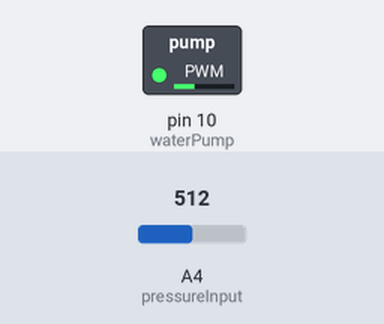
Simulated run of this sketch. Board: Arduino Uno, built with avr-gcc and run on an emulated ATmega328P. Shown: switched loads named in the sketch (green lamp = pin HIGH). The test bench sets the inputs (shaded band); at power-on: A4 (pressureInput) = 512. What the sketch prints to the serial monitor is not drawn.

Above: at 0.2 s.
Timing chart, 0 to 40.0 s (numbered marks = the images above):
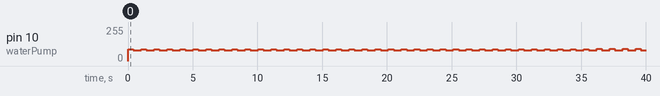

The sketch:

PressureIncreaseNoPID.ino
```cpp
/*=========================================================================
File Name: PressureIncreaseNoPID.ino
Description:
  This program's funtion is to pump vinegar at certain intervals
in order to reach a linear increase in pressure as close as possible.
This program does not utilize the data from pressure transducer and
therefore has no information feedback loop running, it is a simple
procedure the Arduino follows for a duration of 3 minutes and returns
a set of data. The information used from the transducer is used to graph
and analyze our results. Due to the transducer's high PSI range, creating
a PID would not make any sense as the information gathered from the
transducer is at such a low resolution. This low resolution meant that a
PID could be programmed easily but would not provide any benefits as it
would suffer greatly from its inaccuracy.
Author: Taha Twakkal
Date: 2021/11/15 -- Present.
=========================================================================*/

//Declaring variables
  #include <Wire.h>
  #include <HardwareSerial.h>

  //pressure transducer variables
    const int pressureInput = A4;                     // tells you where the input of the pressure readings on the arduino
    const float pressureZero =  99.0;                 // this is an analog number that represents the value of pressure read at 0psi based on the minimum voltage the transducer is running on(~0.5V)
    const float pressureMax = (1024 - pressureZero);  // this is an analog number that represents the value of pressure read at 500psi based on the maximum volts the transducer is running on(~4.5V)
    const int pressureTransducerMaxPSI = 500;         // max psi the transducer can read.
    const int sensorReadDelay = 100;                  // the delay at which the sensor reads and shows you the data at, in milliseconds.
    double maxPSIRead = 0;                            // this records the highest PSI read so far
    double pressureValue = 0;                         // this variable records the value of psi read from the arduinio's analog pin, pressureInput

  //Pump and operation of system variables
    const int baudRate = 9600;                        // int value to set the baud rate for reading stuff on the serial monitor
    int timer = 0;                                    // This variable is only used to allow t inside the for-loop to be used by operations outside of the for loop
    int timePoweredOff = 600;                         // the time in which the pump is inactive or idle
    int timePoweredOn = 400;                          // the time in which the pump is active
    const int waterPump = 10;                         // declares which digital pin will control the transistor that is running the water pump
    int pumpPowerRate = 0;                            // a range from 0-255, this variable relates to the percentage of power the pump is operating (0-255 = 0%-100%)


//initializing program
  void setup() {
    Serial.begin(baudRate);                           // initializes the serial monitor
    pinMode(waterPump, OUTPUT);                       // initializes the water pump motor (we tell the code which pin is controlling the pump's motor)

  }

//function that finds and stores the maximum PSI the Transducer has recorded
  void findMaxPSIRead() {
  if(maxPSIRead < pressureValue){
      maxPSIRead = pressureValue;
    }
}

//an operation that alternates the rate and power at which the water pump is operating at
  void pumpOperation() {
    //this if statement changes the rate at which the motor is pumping to counteract the effect of pressure build up, which slows the system down
    //TODO: rewrite this if function so that it's only changing the pumpPowerRate, then executing the analogWrite & delay functions.
      if( (timer >= 36) && (timer < 72) ) {
        pumpPowerRate = 91;
        analogWrite(waterPump, pumpPowerRate);
        delay(timePoweredOn);
      }
      else if( (timer >= 72) && (timer < 108) ) {
        pumpPowerRate = 99;
        analogWrite(waterPump, pumpPowerRate);
        delay(timePoweredOn);
      }
      else if( (timer >= 108) && (timer < 144)) {
        pumpPowerRate = 107;
        analogWrite(waterPump, pumpPowerRate);
        delay(timePoweredOn);
      }
      else if (timer >= 144) {
        pumpPowerRate = 115;
        analogWrite(waterPump, pumpPowerRate);
        delay(timePoweredOn);
      }
      else {
        pumpPowerRate = 87;
        analogWrite(waterPump, pumpPowerRate);
        delay(timePoweredOn);
      }
    // returns the pump to its idle state
      pumpPowerRate = 79;                                 // this rate causes the pump to remain on but idle without pumping into the reaction chamber (Pump was damaged due to vinegar, less efficient)
      analogWrite(waterPump, pumpPowerRate);
      delay(timePoweredOff);

  }

//This function collects & converts the analog value the arduino is reccieving from an integer to a PSI value

//looped function that runs 180 times before halting the arduino
  void loop() {
    for (int t = 0; t <= 180; t++) {
      //Collecting pressure data
        pressureValue = analogRead(pressureInput);
        pressureValue = ((pressureValue - pressureZero)*pressureTransducerMaxPSI)/(pressureMax-pressureZero);
        findMaxPSIRead();
        timer = t;
      //operating system and dispaying values on the serial monitor
        Serial.print(timer);
        Serial.println(" seconds have passed");
        Serial.println(pressureValue);
        Serial.println(" PSI");
        Serial.print(maxPSIRead);
        Serial.println(" max PSI recorded so far");
        pumpOperation();
    }
    exit(0);


  }
```

Measured:
- by itself, pin 10 (waterPump): 0/255 → 87/255 at 0.00 s, → 79/255 0.40 s later, → 87/255 0.60 s later, → 79/255 0.40 s later, … (80 changes in this stretch)
